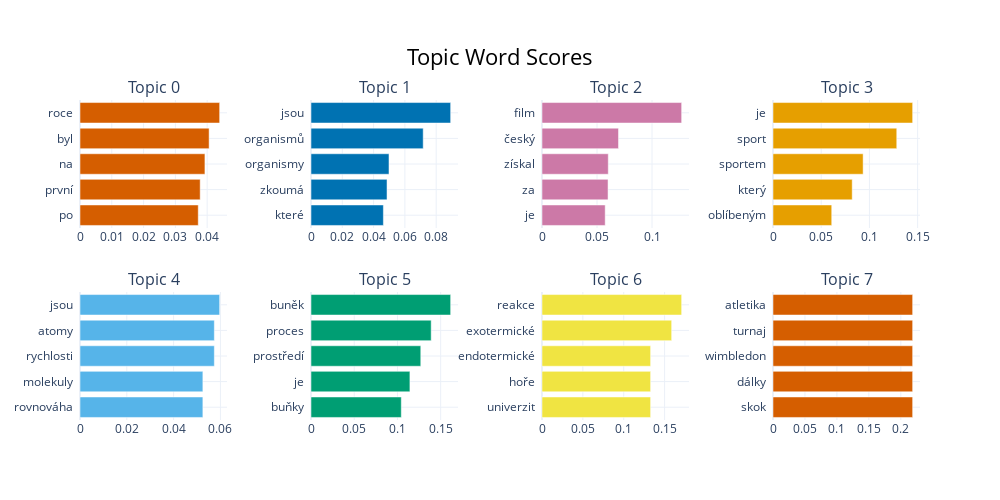

This figure's notebook cell:
### Code cell
model.visualize_barchart(top_n_topics=10)

### Figure 1 — Plotly figure (JSON) as saved in the notebook; plotly's stock layout.template omitted (floating-point values rounded to 4 significant figures)
{"data": [{"marker": {"color": "#D55E00"}, "orientation": "h", "type": "bar", "x": [0.0372, 0.0378, 0.0393, 0.04061, 0.04393], "xaxis": "x", "y": ["po  ", "první  ", "na  ", "byl  ", "roce  "], "yaxis": "y"}, {"marker": {"color": "#0072B2"}, "orientation": "h", "type": "bar", "x": [0.04627, 0.04859, 0.04984, 0.0717, 0.08925], "xaxis": "x2", "y": ["které  ", "zkoumá  ", "organismy  ", "organismů  ", "jsou  "], "yaxis": "y2"}, {"marker": {"color": "#CC79A7"}, "orientation": "h", "type": "bar", "x": [0.05744, 0.06003, 0.06024, 0.06954, 0.1269], "xaxis": "x3", "y": ["je  ", "za  ", "získal  ", "český  ", "film  "], "yaxis": "y3"}, {"marker": {"color": "#E69F00"}, "orientation": "h", "type": "bar", "x": [0.06091, 0.08214, 0.09347, 0.1284, 0.1448], "xaxis": "x4", "y": ["oblíbeným  ", "který  ", "sportem  ", "sport  ", "je  "], "yaxis": "y4"}, {"marker": {"color": "#56B4E9"}, "orientation": "h", "type": "bar", "x": [0.05249, 0.05249, 0.05739, 0.05739, 0.05966], "xaxis": "x5", "y": ["rovnováha  ", "molekuly  ", "rychlosti  ", "atomy  ", "jsou  "], "yaxis": "y5"}, {"marker": {"color": "#009E73"}, "orientation": "h", "type": "bar", "x": [0.1045, 0.1144, 0.127, 0.139, 0.1616], "xaxis": "x6", "y": ["buňky  ", "je  ", "prostředí  ", "proces  ", "buněk  "], "yaxis": "y6"}, {"marker": {"color": "#F0E442"}, "orientation": "h", "type": "bar", "x": [0.1329, 0.1329, 0.1329, 0.1586, 0.1708], "xaxis": "x7", "y": ["univerzit  ", "hoře  ", "endotermické  ", "exotermické  ", "reakce  "], "yaxis": "y7"}, {"marker": {"color": "#D55E00"}, "orientation": "h", "type": "bar", "x": [0.2185, 0.2185, 0.2185, 0.2185, 0.2185], "xaxis": "x8", "y": ["skok  ", "dálky  ", "wimbledon  ", "turnaj  ", "atletika  "], "yaxis": "y8"}], "layout": {"annotations": [{"font": {"size": 16}, "showarrow": false, "text": "Topic 0", "x": 0.0875, "xanchor": "center", "xref": "paper", "y": 1, "yanchor": "bottom", "yref": "paper"}, {"font": {"size": 16}, "showarrow": false, "text": "Topic 1", "x": 0.3625, "xanchor": "center", "xref": "paper", "y": 1, "yanchor": "bottom", "yref": "paper"}, {"font": {"size": 16}, "showarrow": false, "text": "Topic 2", "x": 0.6375, "xanchor": "center", "xref": "paper", "y": 1, "yanchor": "bottom", "yref": "paper"}, {"font": {"size": 16}, "showarrow": false, "text": "Topic 3", "x": 0.9125, "xanchor": "center", "xref": "paper", "y": 1, "yanchor": "bottom", "yref": "paper"}, {"font": {"size": 16}, "showarrow": false, "text": "Topic 4", "x": 0.0875, "xanchor": "center", "xref": "paper", "y": 0.4, "yanchor": "bottom", "yref": "paper"}, {"font": {"size": 16}, "showarrow": false, "text": "Topic 5", "x": 0.3625, "xanchor": "center", "xref": "paper", "y": 0.4, "yanchor": "bottom", "yref": "paper"}, {"font": {"size": 16}, "showarrow": false, "text": "Topic 6", "x": 0.6375, "xanchor": "center", "xref": "paper", "y": 0.4, "yanchor": "bottom", "yref": "paper"}, {"font": {"size": 16}, "showarrow": false, "text": "Topic 7", "x": 0.9125, "xanchor": "center", "xref": "paper", "y": 0.4, "yanchor": "bottom", "yref": "paper"}], "height": 500, "hoverlabel": {"bgcolor": "white", "font": {"family": "Rockwell", "size": 16}}, "showlegend": false, "title": {"font": {"color": "Black", "size": 22}, "text": "Topic Word Scores", "x": 0.5, "xanchor": "center", "yanchor": "top"}, "width": 1000, "xaxis": {"anchor": "y", "domain": [0, 0.175], "showgrid": true}, "xaxis2": {"anchor": "y2", "domain": [0.275, 0.45], "showgrid": true}, "xaxis3": {"anchor": "y3", "domain": [0.55, 0.725], "showgrid": true}, "xaxis4": {"anchor": "y4", "domain": [0.825, 1], "showgrid": true}, "xaxis5": {"anchor": "y5", "domain": [0, 0.175], "showgrid": true}, "xaxis6": {"anchor": "y6", "domain": [0.275, 0.45], "showgrid": true}, "xaxis7": {"anchor": "y7", "domain": [0.55, 0.725], "showgrid": true}, "xaxis8": {"anchor": "y8", "domain": [0.825, 1], "showgrid": true}, "yaxis": {"anchor": "x", "domain": [0.6, 1], "showgrid": true}, "yaxis2": {"anchor": "x2", "domain": [0.6, 1], "showgrid": true}, "yaxis3": {"anchor": "x3", "domain": [0.6, 1], "showgrid": true}, "yaxis4": {"anchor": "x4", "domain": [0.6, 1], "showgrid": true}, "yaxis5": {"anchor": "x5", "domain": [0, 0.4], "showgrid": true}, "yaxis6": {"anchor": "x6", "domain": [0, 0.4], "showgrid": true}, "yaxis7": {"anchor": "x7", "domain": [0, 0.4], "showgrid": true}, "yaxis8": {"anchor": "x8", "domain": [0, 0.4], "showgrid": true}}}
